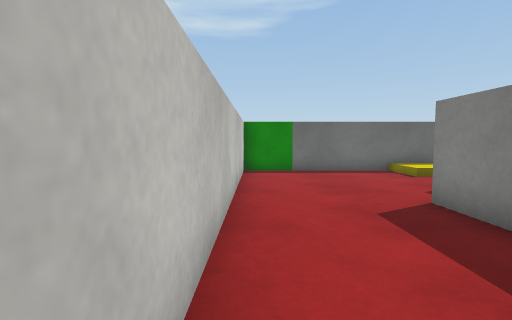
view 1 (above)

16 first-person views from a walk through a Unity game level. The camera is 0.62 m above the floor, tilts 4° down and sees 85° across. The floor is counted in squares, 0.5 m on a side. Each view is taken from the middle of a square. On the plan, view 1 faces up. The plan holds only what a view shows up to about 13 squares ahead; the rest is blank. The player is left out. Surface patterns are stand-ins for the level's own textures.

view 2
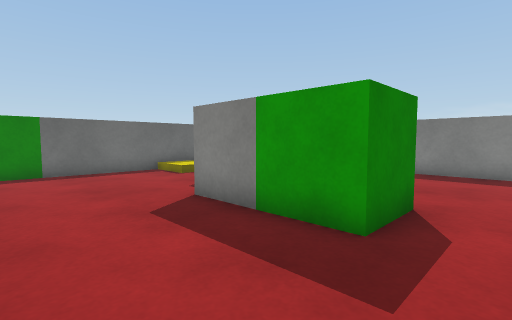

view 3
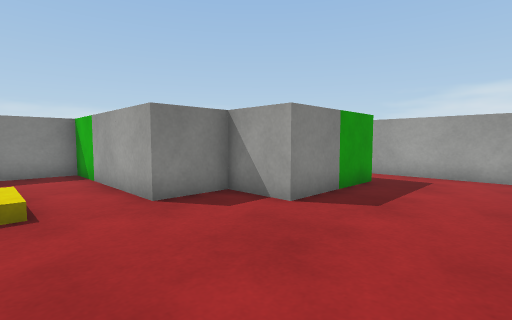

view 4
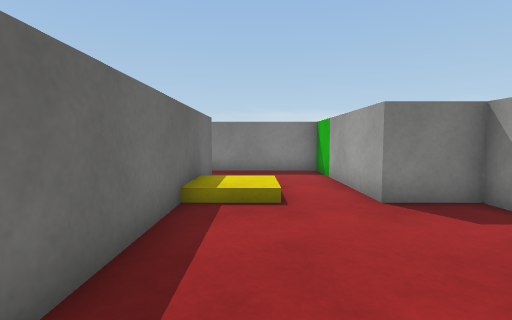

view 5
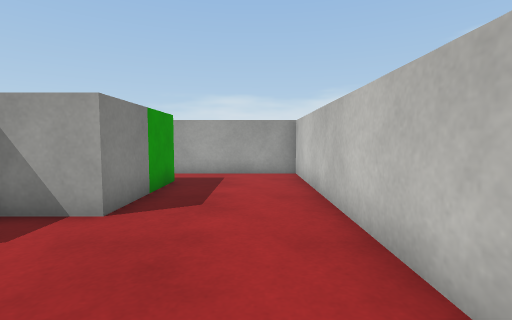

view 6
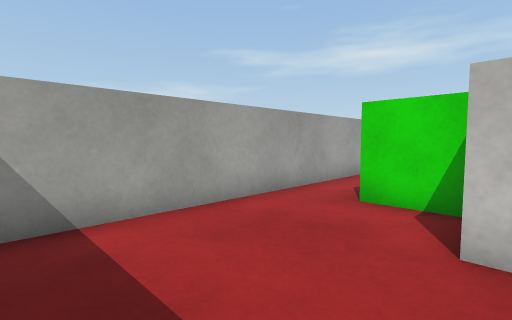

view 7
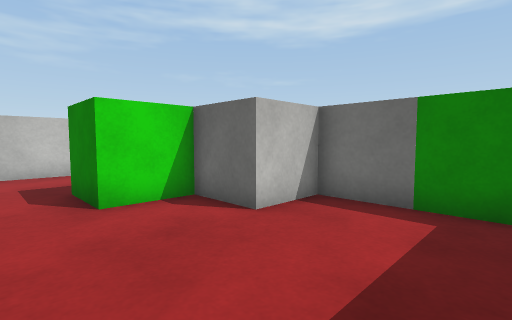

view 8
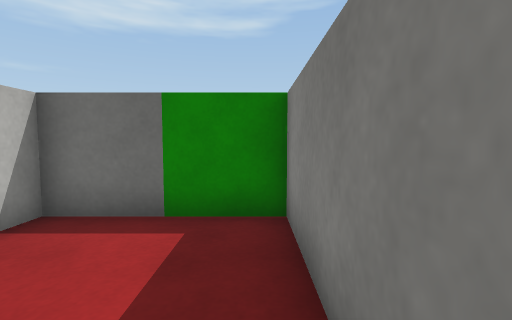

view 9
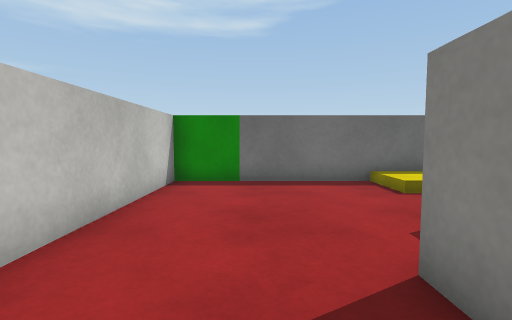

view 10
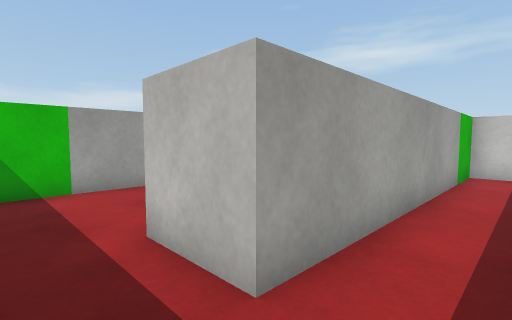

view 11
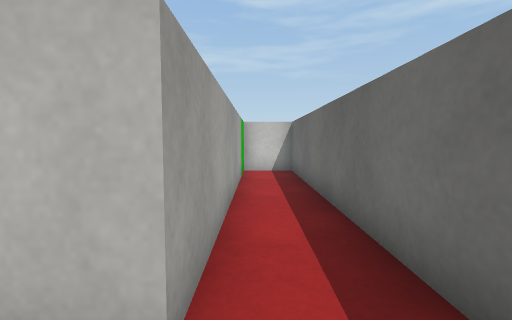

view 12
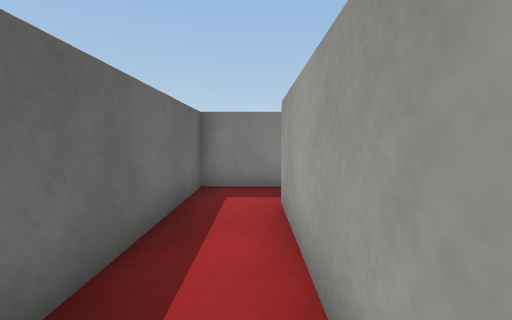

view 13
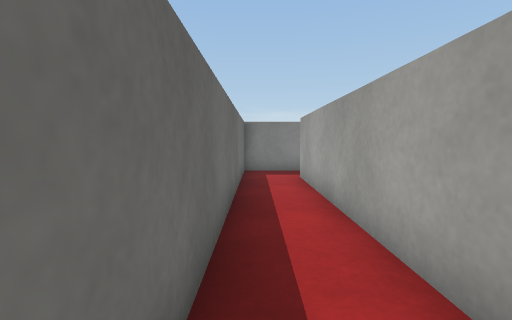

view 14
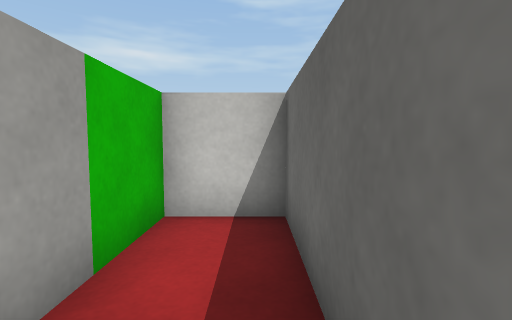

view 15
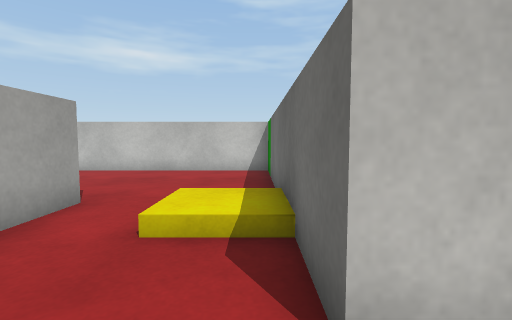

view 16
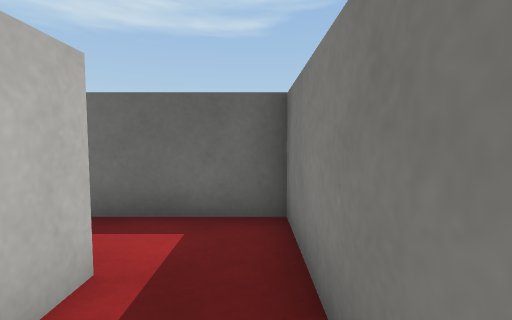

### Floor plan
Points are (right, up) in squares from view 1. A wall is a line through its corners. A room is listed if a view was taken in it or the views show most of it. See-through windows are left out.
Room 1 (views 1, 2, 3, 4, 5, 6, 7, 8, 9, 15, 16)
walls: (11.5, 7.4) (11.5, 11.6); (9.5, 11.5) (1.5, 11.5); (-0.5, 11.6) (-0.5, -0.5) (10.9, -0.5); (11.5, 0.4) (11.5, 5.5)
ways out: opening at (10.5, 12.5) to room 2
objects: green cube (4, 2) to (5, 3); cube (4, 4) to (5, 5); cube (6, 4) to (7, 5); cube (6, 6) to (7, 7); cube (8, 6) to (9, 7); green cube (10, 6) to (11, 7)
Room 2 (views 10, 11, 12, 13, 14)
walls: (1.5, 13.5) (9.5, 13.5) (9.5, 11.5); (11.5, 11.6) (11.5, 15.5) (-0.5, 15.5) (-0.5, 13.5)
ways out: opening at (10.5, 12.5) to room 1
objects: green cube (0, 12) to (1, 13)

Positions as (right, up) in squares from view 1, and headings:
1: (0, 0), facing up
2: (0, 0), facing up-right
3: (0, 10), facing down-right
4: (0, 10), facing right
5: (1, 10), facing down
6: (11, 4), facing down-left
7: (11, 0), facing up-left
8: (11, 1), facing up
9: (2, 3), facing up
10: (11, 15), facing down-left
11: (11, 14), facing left
12: (4, 14), facing right
13: (0, 15), facing right
14: (4, 15), facing left
15: (11, 11), facing left
16: (11, 11), facing up
